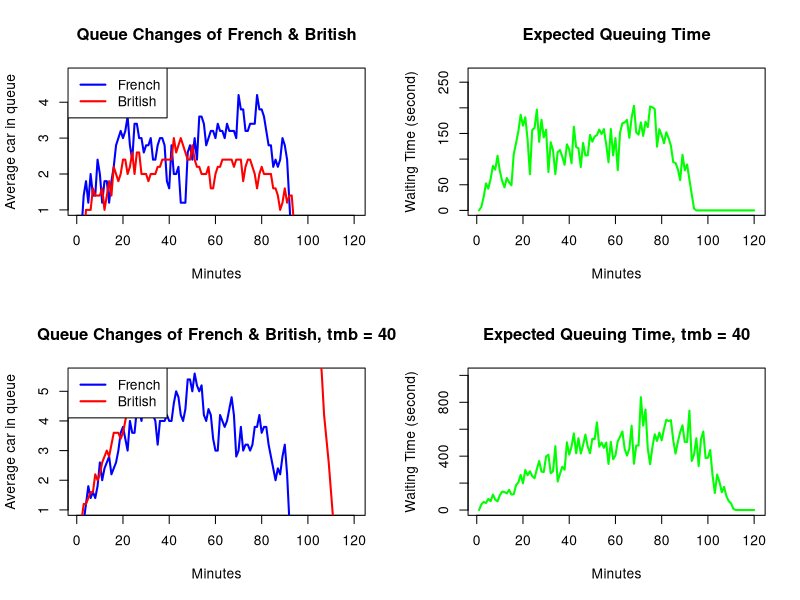

This chart was generated by the following R code: (Note: a time limit stopped this script after it produced the figure.)
## Maxmillan Ries - S2585467 Wanying Liang -S2503745 Kexin Yan -S2520957
## Due to the difficulty of splitting statistical programming code amongst different people, 
## we opted to do the assignment more or less individually (helping each other when stuck, such as making split_punct more efficient),
## and combinig our solutions at the end, making sure we all learnt and understood what was required. 
## To do this, we sat in several Teams calls and shared our screen in a form of pair-programming.
## Since we all did the full assignment separately, we roughly had equal contributions.


## Construct a function to simulate cars passing through French passport control and British passport control at a French ferry terminal.
qsim <- function(mf,mb,a.rate,trb,trf,tmb,tmf,maxb,time=7200,stop_queue=1800){
  ## Time and stop_queue is set as a default value to limited the interest within 2 hour and defined that check-in closes 30 minutes before departure. 
  
  ## Initialization
  French_queue <- array(0, dim = mf) ## number of cars in each queue in French Passport control stations 
  British_queue <- array(0, dim = mb) ## number of cars in each queue in British Passport control stations
  French_time <- array(0, dim = mf) ## time is still needed for processing of each queue in French Passport control stations 
  British_time <- array(0, dim = mb) ## time is still needed for processing of each queue in British Passport control stations 
  
  ## Initialize the return list
  nf <- numeric(0)
  nb <- numeric(0)
  eq <- numeric(0)

  ## Start iterations
  for (i in 1:time){
    
    ## testing! 
    # if(100<i && i<150){
    #   print(French_queue)
    #   print(French_time)
    #   print(British_queue)
    #   print(British_time)
    # }
    
    ## Decide if there is new car will come, if it will come, distribute the car to the shortest queue
    if (i<time-stop_queue && runif(1)< a.rate){
      French_join <- which.min(French_queue)
      French_queue[French_join] <- French_queue[French_join]+1
      if(French_time[French_join] <= 0){
        French_time[French_join] <- runif(1, min = tmf, max = tmf+trf) ## model the time as uniform
      }
    }
    
    ## Initialize a variable to store an index
    smallest_available_ind <- c(0)
    
    ## Reduce one second for the processing time and check if there is a car need to move
    if (i > 1){
      ## Reduce the processing time
      processing_french_ind <- which(French_time>0)
      French_time[processing_french_ind] <- French_time[processing_french_ind] - 1
      processing_british_ind <- which(British_time>0)
      British_time[processing_british_ind] <- British_time[processing_british_ind] - 1
      
      ## Find which queue in French has finished
      French_finished_ind <- intersect(which(French_queue>0),which(French_time<=0))
      
      ## Check the number of queues in British is available
      british_avaliable_ind <- which(British_queue < maxb)
      if (length(French_finished_ind)>0 && length(british_avaliable_ind)>0){
        if (length(French_finished_ind) <= length(british_avaliable_ind)){
          smallest_available_ind <- order(British_queue, decreasing = FALSE)[1:length(French_finished_ind)]
        }else{
          ## In case where the number of the queue in British is smaller than that in French
          smallest_available_ind <- order(British_queue, decreasing = FALSE)[1:length(british_avaliable_ind)]
          French_finished_ind <- sample(French_finished_ind, length(british_avaliable_ind))
        }
      }
      
      
      ## Find how cars move from French Control Center to British Control Center
      French_queue[French_finished_ind] <- French_queue[French_finished_ind] - 1
      
      ## See if the one leaving is the last car in the queue. The processing time won't be updated if the car is the last one.  
      French_update_ind <- intersect(French_finished_ind, which(French_queue>0))
      French_time[French_update_ind] <- runif(length(French_update_ind), min = tmf, max = tmf+trf)
      
      ## Drive the car to British queue
      British_queue[smallest_available_ind] <- British_queue[smallest_available_ind] + 1
    
      
      ## Check the British Control Center and set the British processing time for next car
      british_ini_ind <- intersect(intersect(which(British_time <= 0), which(British_queue > 0)),smallest_available_ind)
      British_time[british_ini_ind] <- runif(length(british_ini_ind), min = tmb, max = tmb+trb)
      
      ## Delete the finished car of the whole checking process
      queueed_index <- which(British_queue > 0)
      finished_index <- which(British_time <= 0)
      british_ini_index <- intersect(queueed_index, finished_index)
      British_queue[british_ini_index] <- British_queue[british_ini_index] - 1

      ## Set new processing times for British queues with cars left after previous car has left
      british_ini_ind <- intersect(intersect(which(British_time <= 0), which(British_queue > 0)),british_ini_index)
      British_time[british_ini_ind] <- runif(length(british_ini_ind), min = tmb, max = tmb+trb)
      
    }
    
    
    ## Record average queue time and expected waiting time in each new model
    nf <- append(nf, mean(French_queue))
    nb <- append(nb, mean(British_queue))
    eq <- append(eq, mean(French_queue)*mean(French_time)+mean(British_queue)*mean(British_time))
    
  }
  
  
  ## Return a list with 3 named elements
  return_list <- list(nf = nf, nb = nb, eq = eq)
  return(return_list)
  
}

## Start simulation
return_list <- qsim(mf=5,mb=5,a.rate=.1,trb=40,trf=40,tmb=30,tmf=30,maxb=20)

## Read the named element form return list
nf <- return_list$nf
nb <- return_list$nb
eq <- return_list$eq


## Start simulation with tmb is changed to 40
return_list2 <- qsim(mf=5,mb=5,a.rate=.1,trb=40,trf=40,tmb=40,tmf=30,maxb=20)

## Read the named element form return list
nf2 <- return_list2$nf
nb2 <- return_list2$nb
eq2 <- return_list2$eq


## Produce a 4 panel 2 row, 2 column plot
layout(matrix(c(1,2,3,4),2,2,byrow=TRUE))

## For better visualization, these graphs are plotted in minutes instead of seconds
## Figure 1 : how the French and British queue lengths are changing over time in minutes 
plot(NULL, xlim = c(1,7200/60), ylim = c(1,max(nf)), type = "n", xlab = "Minutes", ylab = "Average car in queue")
lines(nf[seq(1,length(nf),by=60)], col = "blue", lwd = 2)
lines(nb[seq(1,length(nb),by=60)], col = "red", lwd = 2)
legend("topleft", legend = c("French", "British"), col = c("blue", "red"), lwd = 2)
title(main = "Queue Changes of French & British")

## Figure 2: how the expected queuing time changes over time in minutes
plot(NULL, xlim = c(1,7200/60), ylim = c(1,max(eq)), type = "n", xlab = "Minutes", ylab = "Waiting Time (second)")
lines(eq[seq(1,length(eq),by=60)], col = "green", lwd = 2)
title(main = "Expected Queuing Time")

## Figure 3: how the French and British queue lengths are changing over time in minutes when tmb = 40
plot(NULL, xlim = c(1,7200/60), ylim = c(1,max(nf2)), type = "n", xlab = "Minutes", ylab = "Average car in queue")
lines(nf2[seq(1,length(nf2),by=60)], col = "blue", lwd = 2)
lines(nb2[seq(1,length(nb2),by=60)], col = "red", lwd = 2)
legend("topleft", legend = c("French", "British"), col = c("blue", "red"), lwd = 2)
title(main = "Queue Changes of French & British, tmb = 40")

## Figure 4: how the expected queuing time changes over time in minutes when tmb = 40
plot(NULL, xlim = c(1,7200/60), ylim = c(1,max(eq2)), type = "n", xlab = "Minutes", ylab = "Waiting Time (second)")
lines(eq2[seq(1,length(eq2),by=60)], col = "green", lwd = 2)
title(main = "Expected Queuing Time, tmb = 40")


## Estimate the probability of at least one car missing the ferry departure 
car <- 0
for (i in 1:100){
  return_list_missing <- qsim(mf=5,mb=5,a.rate=.1,trb=40,trf=40,tmb=30,tmf=30,maxb=20)
  if (return_list_missing$eq[7200] != 0){
    car <- car + 1
  }
}

cat("The probability of at least one car missing the ferry departure is ", car, "%")
